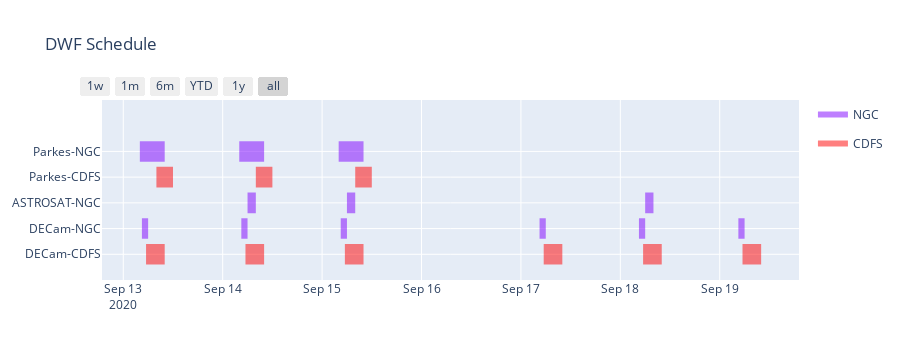
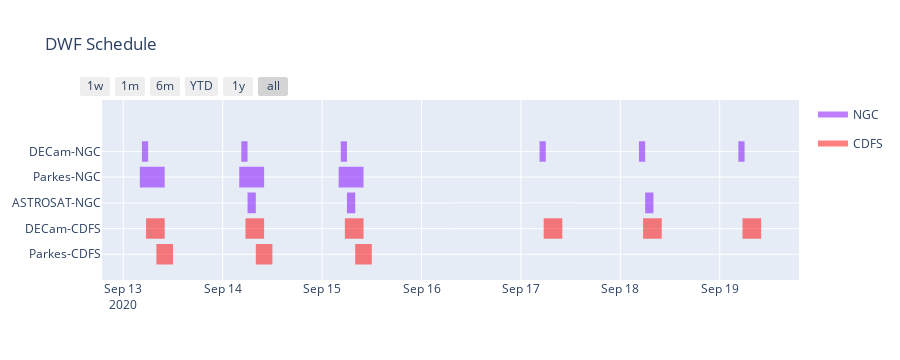

These figures' notebook cell, in order:
### Code cell
# Table for diff datetime formats
# https://www.journaldev.com/23365/python-string-to-datetime-strptime
# Do it like this: '%Y-%m-%d %H:%M:%S' = '2016-01-01 11:30:00'
fmt = '%Y-%m-%d %H:%M:%S'

# DECam Schedule from Jeff Cooke's email 
# Parkes Schedule from https://www.parkes.atnf.csiro.au/observing/schedules/current/PK.pdf 
# Parks Scheule also from Vivek Gupta's email subject: "Swapping of Parkes observing time for P1050 - P1066 - BL"
# ASTROSAT Schedule from email chain subject: "Your Astrosat proposal A09_107 has been accepted for cycle A09"
Schedule_Text = "DECam,2020-09-13 04:30:00,2020-09-13 06:00:00,UTC,NGC,;"\
                "DECam,2020-09-14 04:30:00,2020-09-14 06:00:00,UTC,NGC,;"\
                "DECam,2020-09-15 04:30:00,2020-09-15 06:00:00,UTC,NGC,;"\
                "DECam,2020-09-17 04:30:00,2020-09-17 06:00:00,UTC,NGC,;"\
                "DECam,2020-09-18 04:30:00,2020-09-18 06:00:00,UTC,NGC,;"\
                "DECam,2020-09-19 04:30:00,2020-09-19 06:00:00,UTC,NGC,;"\
                ""\
                "DECam,2020-09-13 05:30:00,2020-09-13 10:00:00,UTC,CDFS,;"\
                "DECam,2020-09-14 05:30:00,2020-09-14 10:00:00,UTC,CDFS,;"\
                "DECam,2020-09-15 05:30:00,2020-09-15 10:00:00,UTC,CDFS,;"\
                "DECam,2020-09-17 05:30:00,2020-09-17 10:00:00,UTC,CDFS,;"\
                "DECam,2020-09-18 05:30:00,2020-09-18 10:00:00,UTC,CDFS,;"\
                "DECam,2020-09-19 05:30:00,2020-09-19 10:00:00,UTC,CDFS,;"\
                ""\
                "Parkes,2020-09-13 04:00:00,2020-09-13 10:00:00,UTC,NGC,;"\
                "Parkes,2020-09-14 04:00:00,2020-09-14 10:00:00,UTC,NGC,;"\
                "Parkes,2020-09-15 04:00:00,2020-09-15 10:00:00,UTC,NGC,;"\
                ""\
                "Parkes,2020-09-13 08:00:00,2020-09-13 12:00:00,UTC,CDFS,;"\
                "Parkes,2020-09-14 08:00:00,2020-09-14 12:00:00,UTC,CDFS,;"\
                "Parkes,2020-09-15 08:00:00,2020-09-15 12:00:00,UTC,CDFS,;"\
                ""\
                "ASTROSAT,2020-09-14 06:00:00,2020-09-14 08:00:00,UTC,NGC,;"\
                "ASTROSAT,2020-09-15 06:00:00,2020-09-15 08:00:00,UTC,NGC,;"\
                "ASTROSAT,2020-09-18 06:00:00,2020-09-18 08:00:00,UTC,NGC,;"
Plot_Visibility_2types(Schedule_Text,in_fmt='%Y-%m-%d %H:%M:%S',out_tz='UTC')

### Figure 1 — Plotly figure (JSON) as saved in the notebook; plotly's stock layout.template omitted (floating-point values rounded to 4 significant figures)
{"data": [{"fill": "toself", "fillcolor": "rgb(127, 0, 255)", "hoverinfo": "name", "legendgroup": "rgb(127, 0, 255)", "mode": "none", "name": "NGC", "opacity": 0.5, "type": "scatter", "x": ["2020-09-13 04:00:00", "2020-09-13 10:00:00", "2020-09-13 10:00:00", "2020-09-13 04:00:00", "2020-09-13 04:00:00", "2020-09-14 04:00:00", "2020-09-14 10:00:00", "2020-09-14 10:00:00", "2020-09-14 04:00:00", "2020-09-14 04:00:00", "2020-09-15 04:00:00", "2020-09-15 10:00:00", "2020-09-15 10:00:00", "2020-09-15 04:00:00", "2020-09-15 04:00:00", "2020-09-14 06:00:00", "2020-09-14 08:00:00", "2020-09-14 08:00:00", "2020-09-14 06:00:00", "2020-09-14 06:00:00", "2020-09-15 06:00:00", "2020-09-15 08:00:00", "2020-09-15 08:00:00", "2020-09-15 06:00:00", "2020-09-15 06:00:00", "2020-09-18 06:00:00", "2020-09-18 08:00:00", "2020-09-18 08:00:00", "2020-09-18 06:00:00", "2020-09-18 06:00:00", "2020-09-13 04:30:00", "2020-09-13 06:00:00", "2020-09-13 06:00:00", "2020-09-13 04:30:00", "2020-09-13 04:30:00", "2020-09-14 04:30:00", "2020-09-14 06:00:00", "2020-09-14 06:00:00", "2020-09-14 04:30:00", "2020-09-14 04:30:00", "2020-09-15 04:30:00", "2020-09-15 06:00:00", "2020-09-15 06:00:00", "2020-09-15 04:30:00", "2020-09-15 04:30:00", "2020-09-17 04:30:00", "2020-09-17 06:00:00", "2020-09-17 06:00:00", "2020-09-17 04:30:00", "2020-09-17 04:30:00", "2020-09-18 04:30:00", "2020-09-18 06:00:00", "2020-09-18 06:00:00", "2020-09-18 04:30:00", "2020-09-18 04:30:00", "2020-09-19 04:30:00", "2020-09-19 06:00:00", "2020-09-19 06:00:00", "2020-09-19 04:30:00"], "y": [3.6, 3.6, 4.4, 4.4, null, 3.6, 3.6, 4.4, 4.4, null, 3.6, 3.6, 4.4, 4.4, null, 1.6, 1.6, 2.4, 2.4, null, 1.6, 1.6, 2.4, 2.4, null, 1.6, 1.6, 2.4, 2.4, null, 0.6, 0.6, 1.4, 1.4, null, 0.6, 0.6, 1.4, 1.4, null, 0.6, 0.6, 1.4, 1.4, null, 0.6, 0.6, 1.4, 1.4, null, 0.6, 0.6, 1.4, 1.4, null, 0.6, 0.6, 1.4, 1.4]}, {"fill": "toself", "fillcolor": "rgb(255, 0, 0)", "hoverinfo": "name", "legendgroup": "rgb(255, 0, 0)", "mode": "none", "name": "CDFS", "opacity": 0.5, "type": "scatter", "x": ["2020-09-13 08:00:00", "2020-09-13 12:00:00", "2020-09-13 12:00:00", "2020-09-13 08:00:00", "2020-09-13 08:00:00", "2020-09-14 08:00:00", "2020-09-14 12:00:00", "2020-09-14 12:00:00", "2020-09-14 08:00:00", "2020-09-14 08:00:00", "2020-09-15 08:00:00", "2020-09-15 12:00:00", "2020-09-15 12:00:00", "2020-09-15 08:00:00", "2020-09-15 08:00:00", "2020-09-13 05:30:00", "2020-09-13 10:00:00", "2020-09-13 10:00:00", "2020-09-13 05:30:00", "2020-09-13 05:30:00", "2020-09-14 05:30:00", "2020-09-14 10:00:00", "2020-09-14 10:00:00", "2020-09-14 05:30:00", "2020-09-14 05:30:00", "2020-09-15 05:30:00", "2020-09-15 10:00:00", "2020-09-15 10:00:00", "2020-09-15 05:30:00", "2020-09-15 05:30:00", "2020-09-17 05:30:00", "2020-09-17 10:00:00", "2020-09-17 10:00:00", "2020-09-17 05:30:00", "2020-09-17 05:30:00", "2020-09-18 05:30:00", "2020-09-18 10:00:00", "2020-09-18 10:00:00", "2020-09-18 05:30:00", "2020-09-18 05:30:00", "2020-09-19 05:30:00", "2020-09-19 10:00:00", "2020-09-19 10:00:00", "2020-09-19 05:30:00"], "y": [2.6, 2.6, 3.4, 3.4, null, 2.6, 2.6, 3.4, 3.4, null, 2.6, 2.6, 3.4, 3.4, null, -0.4, -0.4, 0.4, 0.4, null, -0.4, -0.4, 0.4, 0.4, null, -0.4, -0.4, 0.4, 0.4, null, -0.4, -0.4, 0.4, 0.4, null, -0.4, -0.4, 0.4, 0.4, null, -0.4, -0.4, 0.4, 0.4]}, {"legendgroup": "rgb(127, 0, 255)", "marker": {"color": "rgb(127, 0, 255)", "opacity": 0, "size": 1}, "mode": "markers", "name": "", "opacity": 0.5, "showlegend": false, "text": [null, null, null, null, null, null, null, null, null, null, null, null, null, null, null, null, null, null, null, null, null, null, null, null], "type": "scatter", "x": ["2020-09-13 04:00:00", "2020-09-13 10:00:00", "2020-09-14 04:00:00", "2020-09-14 10:00:00", "2020-09-15 04:00:00", "2020-09-15 10:00:00", "2020-09-14 06:00:00", "2020-09-14 08:00:00", "2020-09-15 06:00:00", "2020-09-15 08:00:00", "2020-09-18 06:00:00", "2020-09-18 08:00:00", "2020-09-13 04:30:00", "2020-09-13 06:00:00", "2020-09-14 04:30:00", "2020-09-14 06:00:00", "2020-09-15 04:30:00", "2020-09-15 06:00:00", "2020-09-17 04:30:00", "2020-09-17 06:00:00", "2020-09-18 04:30:00", "2020-09-18 06:00:00", "2020-09-19 04:30:00", "2020-09-19 06:00:00"], "y": [4, 4, 4, 4, 4, 4, 2, 2, 2, 2, 2, 2, 1, 1, 1, 1, 1, 1, 1, 1, 1, 1, 1, 1]}, {"legendgroup": "rgb(255, 0, 0)", "marker": {"color": "rgb(255, 0, 0)", "opacity": 0, "size": 1}, "mode": "markers", "name": "", "opacity": 0.5, "showlegend": false, "text": [null, null, null, null, null, null, null, null, null, null, null, null, null, null, null, null, null, null], "type": "scatter", "x": ["2020-09-13 08:00:00", "2020-09-13 12:00:00", "2020-09-14 08:00:00", "2020-09-14 12:00:00", "2020-09-15 08:00:00", "2020-09-15 12:00:00", "2020-09-13 05:30:00", "2020-09-13 10:00:00", "2020-09-14 05:30:00", "2020-09-14 10:00:00", "2020-09-15 05:30:00", "2020-09-15 10:00:00", "2020-09-17 05:30:00", "2020-09-17 10:00:00", "2020-09-18 05:30:00", "2020-09-18 10:00:00", "2020-09-19 05:30:00", "2020-09-19 10:00:00"], "y": [3, 3, 3, 3, 3, 3, 0, 0, 0, 0, 0, 0, 0, 0, 0, 0, 0, 0]}], "layout": {"annotations": [{"font": {"color": "rgb( 128,255,0)"}, "showarrow": false, "text": "", "x": "2020-09-13 07:00:00", "y": 4}, {"font": {"color": "rgb( 128,255,0)"}, "showarrow": false, "text": "", "x": "2020-09-14 07:00:00", "y": 4}, {"font": {"color": "rgb( 128,255,0)"}, "showarrow": false, "text": "", "x": "2020-09-15 07:00:00", "y": 4}, {"font": {"color": "rgb( 0,255,255)"}, "showarrow": false, "text": "", "x": "2020-09-13 10:00:00", "y": 3}, {"font": {"color": "rgb( 0,255,255)"}, "showarrow": false, "text": "", "x": "2020-09-14 10:00:00", "y": 3}, {"font": {"color": "rgb( 0,255,255)"}, "showarrow": false, "text": "", "x": "2020-09-15 10:00:00", "y": 3}, {"font": {"color": "rgb( 128,255,0)"}, "showarrow": false, "text": "", "x": "2020-09-14 07:00:00", "y": 2}, {"font": {"color": "rgb( 128,255,0)"}, "showarrow": false, "text": "", "x": "2020-09-15 07:00:00", "y": 2}, {"font": {"color": "rgb( 128,255,0)"}, "showarrow": false, "text": "", "x": "2020-09-18 07:00:00", "y": 2}, {"font": {"color": "rgb( 128,255,0)"}, "showarrow": false, "text": "", "x": "2020-09-13 05:15:00", "y": 1}, {"font": {"color": "rgb( 128,255,0)"}, "showarrow": false, "text": "", "x": "2020-09-14 05:15:00", "y": 1}, {"font": {"color": "rgb( 128,255,0)"}, "showarrow": false, "text": "", "x": "2020-09-15 05:15:00", "y": 1}, {"font": {"color": "rgb( 128,255,0)"}, "showarrow": false, "text": "", "x": "2020-09-17 05:15:00", "y": 1}, {"font": {"color": "rgb( 128,255,0)"}, "showarrow": false, "text": "", "x": "2020-09-18 05:15:00", "y": 1}, {"font": {"color": "rgb( 128,255,0)"}, "showarrow": false, "text": "", "x": "2020-09-19 05:15:00", "y": 1}, {"font": {"color": "rgb( 0,255,255)"}, "showarrow": false, "text": "", "x": "2020-09-13 07:45:00", "y": 0}, {"font": {"color": "rgb( 0,255,255)"}, "showarrow": false, "text": "", "x": "2020-09-14 07:45:00", "y": 0}, {"font": {"color": "rgb( 0,255,255)"}, "showarrow": false, "text": "", "x": "2020-09-15 07:45:00", "y": 0}, {"font": {"color": "rgb( 0,255,255)"}, "showarrow": false, "text": "", "x": "2020-09-17 07:45:00", "y": 0}, {"font": {"color": "rgb( 0,255,255)"}, "showarrow": false, "text": "", "x": "2020-09-18 07:45:00", "y": 0}, {"font": {"color": "rgb( 0,255,255)"}, "showarrow": false, "text": "", "x": "2020-09-19 07:45:00", "y": 0}], "height": 360, "hovermode": "closest", "showlegend": true, "title": {"text": "DWF Schedule"}, "xaxis": {"rangeselector": {"buttons": [{"count": 7, "label": "1w", "step": "day", "stepmode": "backward"}, {"count": 1, "label": "1m", "step": "month", "stepmode": "backward"}, {"count": 6, "label": "6m", "step": "month", "stepmode": "backward"}, {"count": 1, "label": "YTD", "step": "year", "stepmode": "todate"}, {"count": 1, "label": "1y", "step": "year", "stepmode": "backward"}, {"step": "all"}]}, "showgrid": true, "type": "date", "zeroline": false}, "yaxis": {"autorange": false, "range": [-1, 6], "showgrid": true, "ticktext": ["DECam-CDFS", "DECam-NGC", "ASTROSAT-NGC", "Parkes-CDFS", "Parkes-NGC"], "tickvals": [0, 1, 2, 3, 4], "zeroline": false}}}

### Figure 2 — Plotly figure (JSON) as saved in the notebook; plotly's stock layout.template omitted (floating-point values rounded to 4 significant figures)
{"data": [{"fill": "toself", "fillcolor": "rgb(127, 0, 255)", "hoverinfo": "name", "legendgroup": "rgb(127, 0, 255)", "mode": "none", "name": "NGC", "opacity": 0.5, "type": "scatter", "x": ["2020-09-13 04:30:00", "2020-09-13 06:00:00", "2020-09-13 06:00:00", "2020-09-13 04:30:00", "2020-09-13 04:30:00", "2020-09-14 04:30:00", "2020-09-14 06:00:00", "2020-09-14 06:00:00", "2020-09-14 04:30:00", "2020-09-14 04:30:00", "2020-09-15 04:30:00", "2020-09-15 06:00:00", "2020-09-15 06:00:00", "2020-09-15 04:30:00", "2020-09-15 04:30:00", "2020-09-17 04:30:00", "2020-09-17 06:00:00", "2020-09-17 06:00:00", "2020-09-17 04:30:00", "2020-09-17 04:30:00", "2020-09-18 04:30:00", "2020-09-18 06:00:00", "2020-09-18 06:00:00", "2020-09-18 04:30:00", "2020-09-18 04:30:00", "2020-09-19 04:30:00", "2020-09-19 06:00:00", "2020-09-19 06:00:00", "2020-09-19 04:30:00", "2020-09-19 04:30:00", "2020-09-13 04:00:00", "2020-09-13 10:00:00", "2020-09-13 10:00:00", "2020-09-13 04:00:00", "2020-09-13 04:00:00", "2020-09-14 04:00:00", "2020-09-14 10:00:00", "2020-09-14 10:00:00", "2020-09-14 04:00:00", "2020-09-14 04:00:00", "2020-09-15 04:00:00", "2020-09-15 10:00:00", "2020-09-15 10:00:00", "2020-09-15 04:00:00", "2020-09-15 04:00:00", "2020-09-14 06:00:00", "2020-09-14 08:00:00", "2020-09-14 08:00:00", "2020-09-14 06:00:00", "2020-09-14 06:00:00", "2020-09-15 06:00:00", "2020-09-15 08:00:00", "2020-09-15 08:00:00", "2020-09-15 06:00:00", "2020-09-15 06:00:00", "2020-09-18 06:00:00", "2020-09-18 08:00:00", "2020-09-18 08:00:00", "2020-09-18 06:00:00"], "y": [3.6, 3.6, 4.4, 4.4, null, 3.6, 3.6, 4.4, 4.4, null, 3.6, 3.6, 4.4, 4.4, null, 3.6, 3.6, 4.4, 4.4, null, 3.6, 3.6, 4.4, 4.4, null, 3.6, 3.6, 4.4, 4.4, null, 2.6, 2.6, 3.4, 3.4, null, 2.6, 2.6, 3.4, 3.4, null, 2.6, 2.6, 3.4, 3.4, null, 1.6, 1.6, 2.4, 2.4, null, 1.6, 1.6, 2.4, 2.4, null, 1.6, 1.6, 2.4, 2.4]}, {"fill": "toself", "fillcolor": "rgb(255, 0, 0)", "hoverinfo": "name", "legendgroup": "rgb(255, 0, 0)", "mode": "none", "name": "CDFS", "opacity": 0.5, "type": "scatter", "x": ["2020-09-13 05:30:00", "2020-09-13 10:00:00", "2020-09-13 10:00:00", "2020-09-13 05:30:00", "2020-09-13 05:30:00", "2020-09-14 05:30:00", "2020-09-14 10:00:00", "2020-09-14 10:00:00", "2020-09-14 05:30:00", "2020-09-14 05:30:00", "2020-09-15 05:30:00", "2020-09-15 10:00:00", "2020-09-15 10:00:00", "2020-09-15 05:30:00", "2020-09-15 05:30:00", "2020-09-17 05:30:00", "2020-09-17 10:00:00", "2020-09-17 10:00:00", "2020-09-17 05:30:00", "2020-09-17 05:30:00", "2020-09-18 05:30:00", "2020-09-18 10:00:00", "2020-09-18 10:00:00", "2020-09-18 05:30:00", "2020-09-18 05:30:00", "2020-09-19 05:30:00", "2020-09-19 10:00:00", "2020-09-19 10:00:00", "2020-09-19 05:30:00", "2020-09-19 05:30:00", "2020-09-13 08:00:00", "2020-09-13 12:00:00", "2020-09-13 12:00:00", "2020-09-13 08:00:00", "2020-09-13 08:00:00", "2020-09-14 08:00:00", "2020-09-14 12:00:00", "2020-09-14 12:00:00", "2020-09-14 08:00:00", "2020-09-14 08:00:00", "2020-09-15 08:00:00", "2020-09-15 12:00:00", "2020-09-15 12:00:00", "2020-09-15 08:00:00"], "y": [0.6, 0.6, 1.4, 1.4, null, 0.6, 0.6, 1.4, 1.4, null, 0.6, 0.6, 1.4, 1.4, null, 0.6, 0.6, 1.4, 1.4, null, 0.6, 0.6, 1.4, 1.4, null, 0.6, 0.6, 1.4, 1.4, null, -0.4, -0.4, 0.4, 0.4, null, -0.4, -0.4, 0.4, 0.4, null, -0.4, -0.4, 0.4, 0.4]}, {"legendgroup": "rgb(127, 0, 255)", "marker": {"color": "rgb(127, 0, 255)", "opacity": 0, "size": 1}, "mode": "markers", "name": "", "opacity": 0.5, "showlegend": false, "text": [null, null, null, null, null, null, null, null, null, null, null, null, null, null, null, null, null, null, null, null, null, null, null, null], "type": "scatter", "x": ["2020-09-13 04:30:00", "2020-09-13 06:00:00", "2020-09-14 04:30:00", "2020-09-14 06:00:00", "2020-09-15 04:30:00", "2020-09-15 06:00:00", "2020-09-17 04:30:00", "2020-09-17 06:00:00", "2020-09-18 04:30:00", "2020-09-18 06:00:00", "2020-09-19 04:30:00", "2020-09-19 06:00:00", "2020-09-13 04:00:00", "2020-09-13 10:00:00", "2020-09-14 04:00:00", "2020-09-14 10:00:00", "2020-09-15 04:00:00", "2020-09-15 10:00:00", "2020-09-14 06:00:00", "2020-09-14 08:00:00", "2020-09-15 06:00:00", "2020-09-15 08:00:00", "2020-09-18 06:00:00", "2020-09-18 08:00:00"], "y": [4, 4, 4, 4, 4, 4, 4, 4, 4, 4, 4, 4, 3, 3, 3, 3, 3, 3, 2, 2, 2, 2, 2, 2]}, {"legendgroup": "rgb(255, 0, 0)", "marker": {"color": "rgb(255, 0, 0)", "opacity": 0, "size": 1}, "mode": "markers", "name": "", "opacity": 0.5, "showlegend": false, "text": [null, null, null, null, null, null, null, null, null, null, null, null, null, null, null, null, null, null], "type": "scatter", "x": ["2020-09-13 05:30:00", "2020-09-13 10:00:00", "2020-09-14 05:30:00", "2020-09-14 10:00:00", "2020-09-15 05:30:00", "2020-09-15 10:00:00", "2020-09-17 05:30:00", "2020-09-17 10:00:00", "2020-09-18 05:30:00", "2020-09-18 10:00:00", "2020-09-19 05:30:00", "2020-09-19 10:00:00", "2020-09-13 08:00:00", "2020-09-13 12:00:00", "2020-09-14 08:00:00", "2020-09-14 12:00:00", "2020-09-15 08:00:00", "2020-09-15 12:00:00"], "y": [1, 1, 1, 1, 1, 1, 1, 1, 1, 1, 1, 1, 0, 0, 0, 0, 0, 0]}], "layout": {"annotations": [{"font": {"color": "rgb( 128,255,0)"}, "showarrow": false, "text": "", "x": "2020-09-13 05:15:00", "y": 4}, {"font": {"color": "rgb( 128,255,0)"}, "showarrow": false, "text": "", "x": "2020-09-14 05:15:00", "y": 4}, {"font": {"color": "rgb( 128,255,0)"}, "showarrow": false, "text": "", "x": "2020-09-15 05:15:00", "y": 4}, {"font": {"color": "rgb( 128,255,0)"}, "showarrow": false, "text": "", "x": "2020-09-17 05:15:00", "y": 4}, {"font": {"color": "rgb( 128,255,0)"}, "showarrow": false, "text": "", "x": "2020-09-18 05:15:00", "y": 4}, {"font": {"color": "rgb( 128,255,0)"}, "showarrow": false, "text": "", "x": "2020-09-19 05:15:00", "y": 4}, {"font": {"color": "rgb( 128,255,0)"}, "showarrow": false, "text": "", "x": "2020-09-13 07:00:00", "y": 3}, {"font": {"color": "rgb( 128,255,0)"}, "showarrow": false, "text": "", "x": "2020-09-14 07:00:00", "y": 3}, {"font": {"color": "rgb( 128,255,0)"}, "showarrow": false, "text": "", "x": "2020-09-15 07:00:00", "y": 3}, {"font": {"color": "rgb( 128,255,0)"}, "showarrow": false, "text": "", "x": "2020-09-14 07:00:00", "y": 2}, {"font": {"color": "rgb( 128,255,0)"}, "showarrow": false, "text": "", "x": "2020-09-15 07:00:00", "y": 2}, {"font": {"color": "rgb( 128,255,0)"}, "showarrow": false, "text": "", "x": "2020-09-18 07:00:00", "y": 2}, {"font": {"color": "rgb( 0,255,255)"}, "showarrow": false, "text": "", "x": "2020-09-13 07:45:00", "y": 1}, {"font": {"color": "rgb( 0,255,255)"}, "showarrow": false, "text": "", "x": "2020-09-14 07:45:00", "y": 1}, {"font": {"color": "rgb( 0,255,255)"}, "showarrow": false, "text": "", "x": "2020-09-15 07:45:00", "y": 1}, {"font": {"color": "rgb( 0,255,255)"}, "showarrow": false, "text": "", "x": "2020-09-17 07:45:00", "y": 1}, {"font": {"color": "rgb( 0,255,255)"}, "showarrow": false, "text": "", "x": "2020-09-18 07:45:00", "y": 1}, {"font": {"color": "rgb( 0,255,255)"}, "showarrow": false, "text": "", "x": "2020-09-19 07:45:00", "y": 1}, {"font": {"color": "rgb( 0,255,255)"}, "showarrow": false, "text": "", "x": "2020-09-13 10:00:00", "y": 0}, {"font": {"color": "rgb( 0,255,255)"}, "showarrow": false, "text": "", "x": "2020-09-14 10:00:00", "y": 0}, {"font": {"color": "rgb( 0,255,255)"}, "showarrow": false, "text": "", "x": "2020-09-15 10:00:00", "y": 0}], "height": 360, "hovermode": "closest", "showlegend": true, "title": {"text": "DWF Schedule"}, "xaxis": {"rangeselector": {"buttons": [{"count": 7, "label": "1w", "step": "day", "stepmode": "backward"}, {"count": 1, "label": "1m", "step": "month", "stepmode": "backward"}, {"count": 6, "label": "6m", "step": "month", "stepmode": "backward"}, {"count": 1, "label": "YTD", "step": "year", "stepmode": "todate"}, {"count": 1, "label": "1y", "step": "year", "stepmode": "backward"}, {"step": "all"}]}, "showgrid": true, "type": "date", "zeroline": false}, "yaxis": {"autorange": false, "range": [-1, 6], "showgrid": true, "ticktext": ["Parkes-CDFS", "DECam-CDFS", "ASTROSAT-NGC", "Parkes-NGC", "DECam-NGC"], "tickvals": [0, 1, 2, 3, 4], "zeroline": false}}}
